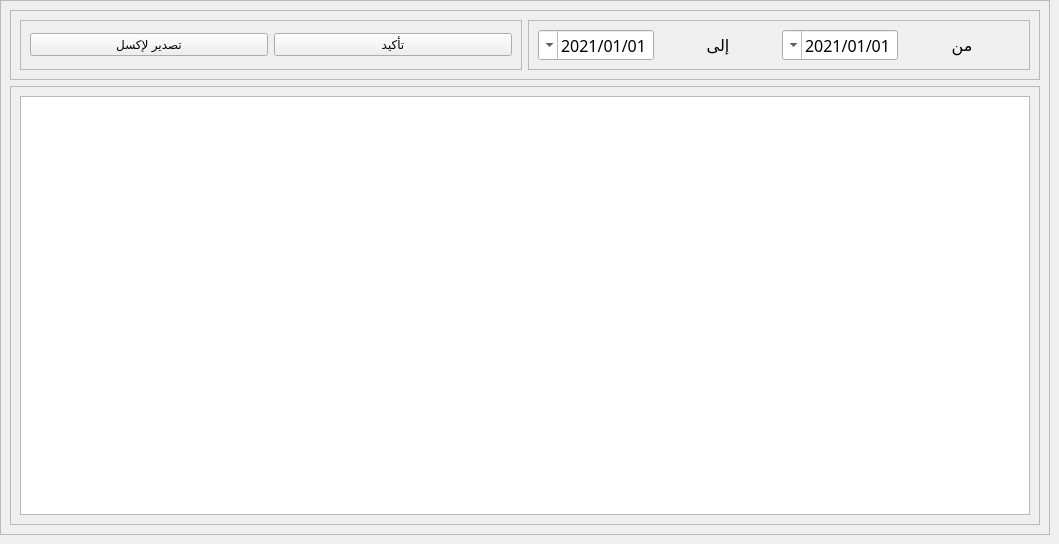
               <widget class="QWidget" name="tab_40">
                <attribute name="title">
                 <string>النشاط</string>
                </attribute>
                <widget class="QFrame" name="frame_32">
                 <property name="geometry">
                  <rect>
                   <x>0</x>
                   <y>0</y>
                   <width>1050</width>
                   <height>535</height>
                  </rect>
                 </property>
                 <property name="frameShape">
                  <enum>QFrame::StyledPanel</enum>
                 </property>
                 <property name="frameShadow">
                  <enum>QFrame::Raised</enum>
                 </property>
                 <layout class="QVBoxLayout" name="verticalLayout_17">
                  <item>
                   <widget class="QFrame" name="frame_35">
                    <property name="maximumSize">
                     <size>
                      <width>16777215</width>
                      <height>70</height>
                     </size>
                    </property>
                    <property name="frameShape">
                     <enum>QFrame::StyledPanel</enum>
                    </property>
                    <property name="frameShadow">
                     <enum>QFrame::Raised</enum>
                    </property>
                    <layout class="QHBoxLayout" name="horizontalLayout_26">
                     <item>
                      <widget class="QFrame" name="frame_52">
                       <property name="minimumSize">
                        <size>
                         <width>0</width>
                         <height>40</height>
                        </size>
                       </property>
                       <property name="frameShape">
                        <enum>QFrame::StyledPanel</enum>
                       </property>
                       <property name="frameShadow">
                        <enum>QFrame::Raised</enum>
                       </property>
                       <layout class="QHBoxLayout" name="horizontalLayout_29">
                        <item>
                         <widget class="QPushButton" name="pushButton_27">
                          <property name="text">
                           <string>تصدير لإكسل</string>
                          </property>
                         </widget>
                        </item>
                        <item>
                         <widget class="QPushButton" name="pushButton_28">
                          <property name="text">
                           <string>تأكيد</string>
                          </property>
                         </widget>
                        </item>
                       </layout>
                      </widget>
                     </item>
                     <item>
                      <widget class="QFrame" name="frame_76">
                       <property name="frameShape">
                        <enum>QFrame::StyledPanel</enum>
                       </property>
                       <property name="frameShadow">
                        <enum>QFrame::Raised</enum>
                       </property>
                       <layout class="QHBoxLayout" name="horizontalLayout_35">
                        <item>
                         <widget class="QDateEdit" name="dateEdit_3">
                          <property name="font">
                           <font>
                            <family>Shorooq_N1</family>
                            <pointsize>12</pointsize>
                            <weight>50</weight>
                            <italic>false</italic>
                            <bold>false</bold>
                           </font>
                          </property>
                          <property name="layoutDirection">
                           <enum>Qt::RightToLeft</enum>
                          </property>
                          <property name="styleSheet">
                           <string notr="true"/>
                          </property>
                          <property name="displayFormat">
                           <string>dd/MM/yyyy</string>
                          </property>
                          <property name="calendarPopup">
                           <bool>true</bool>
                          </property>
                          <property name="date">
                           <date>
                            <year>2021</year>
                            <month>1</month>
                            <day>1</day>
                           </date>
                          </property>
                         </widget>
                        </item>
                        <item>
                         <widget class="QLabel" name="label_43">
                          <property name="font">
                           <font>
                            <family>Shorooq_N1</family>
                            <pointsize>12</pointsize>
                            <weight>50</weight>
                            <italic>false</italic>
                            <bold>false</bold>
                           </font>
                          </property>
                          <property name="styleSheet">
                           <string notr="true">background-color: rgba(255, 255, 255, 0);</string>
                          </property>
                          <property name="text">
                           <string>إلى</string>
                          </property>
                          <property name="alignment">
                           <set>Qt::AlignCenter</set>
                          </property>
                         </widget>
                        </item>
                        <item>
                         <widget class="QDateEdit" name="dateEdit_4">
                          <property name="font">
                           <font>
                            <family>Shorooq_N1</family>
                            <pointsize>12</pointsize>
                            <weight>50</weight>
                            <italic>false</italic>
                            <bold>false</bold>
                           </font>
                          </property>
                          <property name="layoutDirection">
                           <enum>Qt::RightToLeft</enum>
                          </property>
                          <property name="currentSection">
                           <enum>QDateTimeEdit::YearSection</enum>
                          </property>
                          <property name="displayFormat">
                           <string>dd/MM/yyyy</string>
                          </property>
                          <property name="calendarPopup">
                           <bool>true</bool>
                          </property>
                          <property name="date">
                           <date>
                            <year>2021</year>
                            <month>1</month>
                            <day>1</day>
                           </date>
                          </property>
                         </widget>
                        </item>
                        <item>
                         <widget class="QLabel" name="label_37">
                          <property name="font">
                           <font>
                            <family>Shorooq_N1</family>
                            <pointsize>12</pointsize>
                            <weight>50</weight>
                            <italic>false</italic>
                            <bold>false</bold>
                           </font>
                          </property>
                          <property name="styleSheet">
                           <string notr="true">background-color: rgba(255, 255, 255, 0);</string>
                          </property>
                          <property name="text">
                           <string>من</string>
                          </property>
                          <property name="alignment">
                           <set>Qt::AlignCenter</set>
                          </property>
                         </widget>
                        </item>
                       </layout>
                      </widget>
                     </item>
                    </layout>
                   </widget>
                  </item>
                  <item>
                   <widget class="QFrame" name="frame_77">
                    <property name="frameShape">
                     <enum>QFrame::StyledPanel</enum>
                    </property>
                    <property name="frameShadow">
                     <enum>QFrame::Raised</enum>
                    </property>
                    <layout class="QGridLayout" name="gridLayout_15">
                     <item row="0" column="0">
                      <widget class="QTableWidget" name="tableWidget_7"/>
                     </item>
                    </layout>
                   </widget>
                  </item>
                 </layout>
                </widget>
               </widget>
